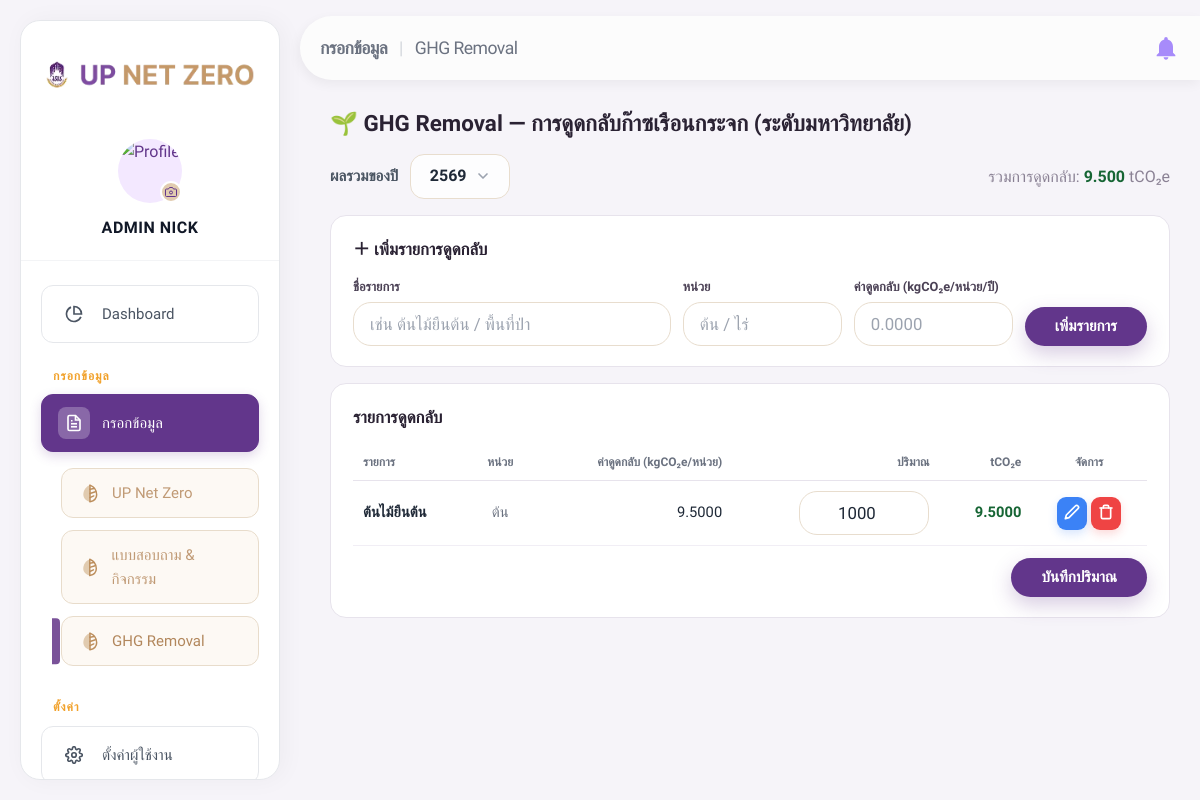
Page /admin/ghg.php (signed in) on the committed database.
### tables this page shows
CREATE TABLE `removal_item` (
  `id` int(11) NOT NULL AUTO_INCREMENT,
  `year_id` int(11) NOT NULL,
  `name_tiem` varchar(255) NOT NULL,
  `unit` varchar(255) DEFAULT NULL,
  `factor` float DEFAULT NULL,
  `created_at` timestamp NOT NULL DEFAULT current_timestamp(),
  PRIMARY KEY (`id`),
  UNIQUE KEY `uq_removal_year_name` (`year_id`,`name_tiem`),
  KEY `idx_removal_year` (`year_id`),
  CONSTRAINT `fk_removal_item_year` FOREIGN KEY (`year_id`) REFERENCES `admin_year` (`id`) ON DELETE CASCADE
);

### admin/ghg.php (called while the page is built, shortened)
<?php
require_once __DIR__ . '/../config/db.php';
$pdo  = getDB();
$root = '../';
require __DIR__ . '/../includes/removal_page.php';

### config/db.php (called while the page is built, shortened)
<?php
if (!function_exists('asset_v')) {
    function asset_v(string $rel): string
    {
        static $cache = [];
        if (!array_key_exists($rel, $cache)) {
            $abs = dirname(__DIR__) . '/' . ltrim($rel, '/');
            $m = @filemtime($abs);
            $cache[$rel] = $m ? ('?v=' . $m) : '';
        }
        return $cache[$rel];
    }
}

### includes/ghg_report.php (called while the page is built, shortened)
<?php
function removal_total(PDO $pdo, int $year): float
{
    $stmt = $pdo->prepare('
        SELECT COALESCE(SUM(re.qty * ri.factor)/1000, 0)
        FROM removal_entry re
        JOIN removal_item ri ON ri.id = re.removal_item_id
        WHERE re.year_id = :y');
    $stmt->execute([':y' => $year]);
    return (float) $stmt->fetchColumn();
}
function removal_items_list(PDO $pdo, int $year): array
{
    $stmt = $pdo->prepare('
        SELECT ri.id, ri.name_tiem, ri.unit, ri.factor,
               COALESCE(re.qty, 0) AS qty,
               COALESCE(re.qty, 0) * ri.factor / 1000 AS emission
        FROM removal_item ri
        LEFT JOIN removal_entry re ON re.removal_item_id = ri.id AND re.year_id = ri.year_id
        WHERE ri.year_id = :y
        ORDER BY ri.id ASC');
    $stmt->execute([':y' => $year]);
    return $stmt->fetchAll(PDO::FETCH_ASSOC);
}

### includes/removal_page.php (the view, shortened to what this page needs)
<?php
require_once __DIR__ . '/ghg_report.php';
$years = $pdo->query("SELECT id AS year_id, year FROM admin_year ORDER BY year DESC")->fetchAll();
$selected_year = isset($_GET['year']) ? (int) $_GET['year'] : ($years[0]['year_id'] ?? 0);
$rows        = removal_items_list($pdo, $selected_year);
$year_total  = removal_total($pdo, $selected_year);
?>
<!DOCTYPE html>
<html lang="th">
<head>
    <link rel="stylesheet" href="<?= $root ?>assets/css/admin.css<?= asset_v('assets/css/admin.css') ?>">
    <link rel="stylesheet" href="<?= $root ?>assets/css/dashboard.css<?= asset_v('assets/css/dashboard.css') ?>">
    <link rel="stylesheet" href="<?= $root ?>assets/css/sidebar.css<?= asset_v('assets/css/sidebar.css') ?>">
</head>
<body style="background:#F6F4F9;">
    <main class="main-content">
        <div class="co">
            <h1>🌱 GHG Removal — การดูดกลับก๊าซเรือนกระจก (ระดับมหาวิทยาลัย)</h1>
            <div class="row-top">
                <div class="db-year-select-wrap">
                    <span class="db-year-label">ผลรวมของปี</span>
                    <?php $dd_id='rmYear';$dd_name='year_nav';$dd_options=array_map(fn($y)=>['value'=>$y['year_id'],'label'=>(string)$y['year']],$years);
                        include __DIR__.'/../components/dropdown.php'; ?>
                </div>
                <span class="muted" style="margin-left:auto;">รวมการดูดกลับ: <span style="color:#166534;font-weight:800;"><?= number_format($year_total,3) ?></span> tCO₂e</span>
            </div>
            <div class="card">
                <h2>＋ เพิ่มรายการดูดกลับ</h2>
                <form method="POST">
                    <div class="rgrid">
                        <div class="fld"><label>ชื่อรายการ</label>
                            <?php include __DIR__.'/../components/text_input.php'; ?></div>
                        <div class="fld"><label>หน่วย</label>
                            <?php $ti_id='rmUnit';$ti_name='unit';$ti_required=true;$ti_placeholder='ต้น / ไร่';$ti_wrap_class='ti-sm';include __DIR__.'/../components/text_input.php'; ?></div>
                        <div class="fld"><label>ค่าดูดกลับ (kgCO₂e/หน่วย/ปี)</label>
                            <?php $ti_id='rmFactor';$ti_name='factor';$ti_type='number';$ti_required=true;$ti_step='0.0001';$ti_min=0;$ti_placeholder='0.0000';$ti_wrap_class='ti-sm';include __DIR__.'/../components/text_input.php'; ?></div>
                        <div><?php $btn_label='เพิ่มรายการ';$btn_variant='primary';$btn_type='submit';include __DIR__.'/../components/button.php'; ?></div>
                    </div>
                </form>
            </div>
            <div class="card">
                <h2>รายการดูดกลับ</h2>
                <?php if (empty($rows)): ?>
                    <p class="muted">ยังไม่มีรายการดูดกลับในปีนี้ — เพิ่มด้านบน</p>
                <?php else: ?>
                <form method="POST">
                    <table class="t">
                        <thead><tr><th style="text-align:left;">รายการ</th><th style="text-align:center;">หน่วย</th><th class="num">ค่าดูดกลับ (kgCO₂e/หน่วย)</th><th class="num">ปริมาณ</th><th class="num">tCO₂e</th><th style="text-align:center;">จัดการ</th></tr></thead>
                        <tbody>
                        <?php foreach ($rows as $r): ?>
                            <tr>
                                <td style="font-weight:600;"><?= htmlspecialchars($r['name_tiem']) ?></td>
                                <td style="text-align:center;color:#6B7280;"><?= htmlspecialchars($r['unit'] ?? '-') ?></td>
                                <td class="num"><?= number_format((float)$r['factor'],4) ?></td>
                                <td class="num"><input class="ti-input ti-qty" style="width:130px;" type="number" min="0" step="0.0001" name="qty[<?= (int)$r['id'] ?>]" value="<?= (float)$r['qty']!=0 ? htmlspecialchars(rtrim(rtrim(number_format((float)$r['qty'],4,'.',''),'0'),'.')) : '' ?>" placeholder="0"></td>
                                <td class="num" style="font-weight:700;color:#166534;"><?= number_format((float)$r['emission'],4) ?></td>
                                <td style="white-space:nowrap;text-align:center;">
                                    <button type="button" class="icobtn edit" title="แก้ไข"
                                        data-id="<?= (int)$r['id'] ?>" data-name="<?= htmlspecialchars($r['name_tiem'],ENT_QUOTES) ?>"
                                        data-unit="<?= htmlspecialchars((string)$r['unit'],ENT_QUOTES) ?>" data-factor="<?= htmlspecialchars((string)$r['factor'],ENT_QUOTES) ?>"
                                        onclick="rmEdit(this)">
                                        <svg width="16" height="16" viewBox="0 0 24 24" fill="none" stroke="currentColor" stroke-width="2.5" stroke-linecap="round" stroke-linejoin="round"><path d="M17 3a2.828 2.828 0 1 1 4 4L7.5 20.5 2 22l1.5-5.5L17 3z"></path></svg>
                                    </button>
                                    <button type="button" class="icobtn del" title="ลบ" onclick="rmDelete(<?= (int)$r['id'] ?>)">
                                        <svg width="16" height="16" viewBox="0 0 24 24" fill="none" stroke="currentColor" stroke-width="2.5" stroke-linecap="round" stroke-linejoin="round"><polyline points="3 6 5 6 21 6"></polyline><path d="M19 6v14a2 2 0 0 1-2 2H7a2 2 0 0 1-2-2V6m3 0V4a2 2 0 0 1 2-2h4a2 2 0 0 1 2 2v2"></path></svg>
                                    </button>
                                </td>
                            </tr>
                        <?php endforeach; ?>
                        </tbody>
                    </table>
                    <div class="foot"><?php $btn_label='บันทึกปริมาณ';$btn_variant='primary';$btn_type='submit';include __DIR__.'/../components/button.php'; ?></div>
                </form>
                                <?php $btn_label='บันทึกการแก้ไข';$btn_variant='primary';$btn_type='submit';include __DIR__.'/../components/button.php'; ?>
                <?php endif; ?>
            </div>
        </div>
    </main>
</body>
</html>

### assets/css/admin.css (style rules this page uses)
:root { --clr-primary: #62368B; --clr-secondary: #502A75; --clr-accent: #FBB03B; --clr-success: #10B981; --clr-danger: #EF4444; --clr-warning: #F59E0B; --scope1: #F97316; --scope2: #EAB308; --scope3: #3B82F6; --sidebar-w: 260px; --header-h: 64px; --bg-base: #FDFCF8; --bg-surface: #FFFFFF; --bg-card: #FFFFFF; --bg-hover: #F9FAFB; --border: #E8DDCE; --text-primary: #1F2937; --text-secondary: #4B5563; --text-muted: #9CA3AF; --glass-bg: rgba(255, 255, 255, 0.82); --glass-blur: 16px; --transition: 0.3s cubic-bezier(0.4, 0, 0.2, 1); --radius-card: 24px; --radius-btn: 12px; }
*, *::before, *::after { box-sizing: border-box; margin: 0; padding: 0; }
body, input, button, select, textarea { font-family: 'Kanit', sans-serif; }
body { background: linear-gradient(rgba(253, 252, 248, 0.95), rgba(253, 252, 248, 0.95)), url('../images/island_bg_opt.webp') no-repeat center center fixed; background-size: cover; color: var(--text-primary); min-height: 100vh; display: flex; line-height: 1.6; -webkit-font-smoothing: antialiased; }
.main-content { flex: 1; margin-left: 0; min-width: 0; display: flex; flex-direction: column; }

### assets/css/dashboard.css (style rules this page uses)
.db-year-select-wrap { display: flex; align-items: center; gap: 0.75rem; }
.db-year-label { font-size: 0.95rem; font-weight: 600; color: var(--text-secondary); }

### assets/css/sidebar.css (style rules this page uses)
.main-content { margin-left: 390px !important; width: calc(100% - 390px) !important; transition: none !important; }
@media (min-width: 993px) and (max-width: 1200px) { .main-content { margin-left: 300px !important; width: calc(100% - 300px) !important; } }

### includes/removal_page.php (style rules this page uses)
.co { padding:26px 30px 70px; max-width:1000px; }
.co h1 { font-size:1.4rem; font-weight:800; color:#2A2233; margin:0 0 12px; }
.card { background:#fff; border:1px solid #E7E3EC; border-radius:16px; padding:20px 22px; margin-bottom:16px; }
.card h2 { font-size:1.05rem; font-weight:800; margin:0 0 14px; color:#2A2233; }
.row-top { display:flex;align-items:center;gap:10px;margin-bottom:16px;flex-wrap:wrap; }
.rgrid { display:grid;grid-template-columns:2fr 1fr 1fr auto;gap:12px;align-items:end; }
.fld label { display:block;font-size:.8rem;font-weight:600;color:#4B4155;margin:0 0 5px; }
table.t { width:100%;border-collapse:collapse; }
table.t th { text-align:center;font-size:.75rem;color:#6B7280;padding:8px 10px;border-bottom:1px solid #E7E3EC; }
table.t td { padding:10px;border-bottom:1px solid #F1EEF5;font-size:.92rem; }
table.t td.num,table.t th.num { text-align:right; }
.ti-input { border:1px solid #E5E7EB;border-radius:10px;padding:9px 12px;font-family:inherit;font-size:.95rem; }
.icobtn { border:none;border-radius:9px;padding:7px;cursor:pointer;color:#fff;transition:all 0.2s; }
.icobtn.edit { background:#3B82F6;box-shadow:0 4px 10px rgba(59,130,246,0.2); }
.icobtn.del { background:#EF4444;box-shadow:0 4px 10px rgba(239,68,68,0.2); }
.muted { color:#8A8194; }
.foot { text-align:right;margin-top:12px; }
.ti-qty { height:44px !important; min-height:0 !important; padding:0 1rem !important; text-align:center; background:#fff !important; }

### components/text_input.php (style rules this page uses)
.ti-component, .ti-input { --ti-primary: var(--clr-primary, #62368B); --ti-border: var(--border, #E5E7EB); }
.ti-input { width: 100%; height: 58px; background: var(--ti-bg, #F9FAFB); border: 1px solid var(--ti-border); border-radius: 18px; padding: 0 1.5rem; font-family: 'Kanit', sans-serif; font-size: 1.05rem; font-weight: 500; color: var(--text-primary, #374151); transition: all 0.3s cubic-bezier(0.4, 0, 0.2, 1); box-sizing: border-box; }
.ti-input::placeholder { color: #9CA3AF; font-weight: 400; }

### rows in the picture
removal_item: name_tiem "ต้นไม้ยืนต้น", unit "ต้น", factor "9.5000", rtrim "1000", emission "9.5000"

### other values in the picture
$admin_name "ADMIN NICK"
$page_title "กรอกข้อมูล"
$page_title2 "GHG Removal"
$year_total "9.500"
$btn_label "เพิ่มรายการ บันทึกปริมาณ"
